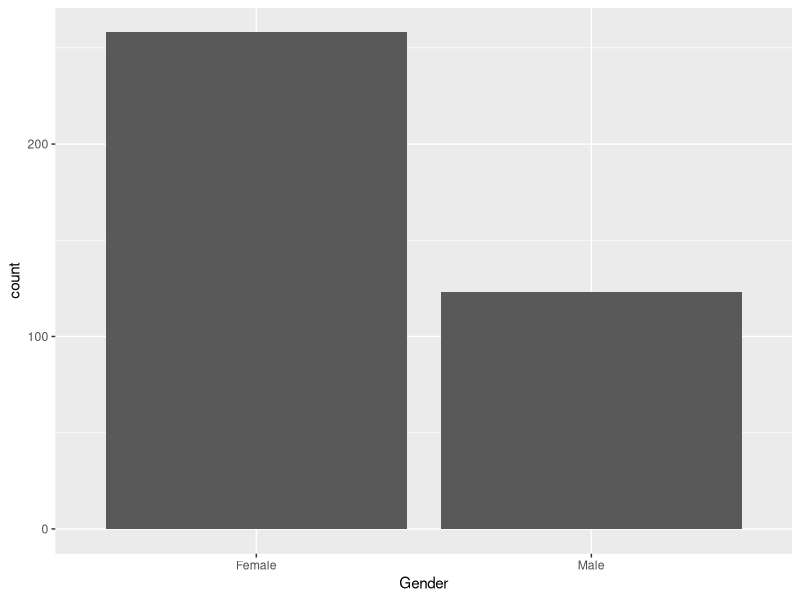

The R source for this figure: (Note: this script raises an error after producing the figure.)
## ---- chunk 1
knitr::opts_chunk$set(echo = TRUE, message = F, warning = F)

library(flextable)
library(tidyverse)
library(readxl)
library(forcats)
## ---- chunk 2
hypertension <- read_xlsx("data/originals/DominicanHTN_add_sign.xlsx")
## ---- chunk 3
glimpse(hypertension)
## ---- chunk 4
ggplot(hypertension)+
  geom_bar(aes(x=Gender))
## ---- chunk 5
hypertension %>% count(Gender)
## ---- chunk 6
hypertension %>% count(Village) %>% arrange(n)
## ---- chunk 7
median_age <- hypertension %>% group_by(Gender) %>% summarise(median_age=median(Age))
labels <- hypertension %>%
  group_by(Village) %>%
  summarise(total = n()) %>%
  mutate(Village_label = paste0(Village, " (", total, ")"))
## ---- chunk 8
ggplot(hypertension) +
  geom_bar(aes(x = fct_infreq(Village), fill = Gender), alpha=0.8) + gender_fill +
  labs(x="", y="Число жителей",title="Число жителей и гендерный состав населенных пунктов")+axis_theme
## ---- chunk 9
village_stats <- hypertension %>%
  group_by(Village) %>%
  summarise(
    total = n(),
    pct_female = mean(Gender == "Female") * 100
  )
ggplot(village_stats, aes(x = fct_reorder(Village, total, .desc = T), y = total, fill = pct_female)) +
  geom_col() +
  scale_fill_gradient(low = "#1b909a", high = "#eb4729", name = "% женщин") +
  labs(x = "", y = "Число жителей", title="Число жителей и гендерный состав населенных пунктов") + axis_theme
## ---- chunk 10
village_stats <- hypertension %>%
  group_by(Village) %>%
  summarise(
    total = n(),
    pct_female = mean(Gender == "Female") * 100
  )
ggplot(village_stats, aes(x = fct_reorder(Village, total, .desc = T), y = total, fill = pct_female)) +
  geom_col() +
  scale_fill_gradient(low = "#9BCD9B", high = "darkolivegreen", name = "% женщин") +
  labs(x = "", y = "Число жителей", title="Число жителей и гендерный состав населенных пунктов") + axis_theme
## ---- chunk 11
ggplot(hypertension)+
  geom_histogram(aes(x=Age), bins=30)+
  facet_grid(.~Gender)

## ---- chunk 12
ggplot(hypertension, aes(x = Age, fill = Gender)) + 
  geom_density(alpha = 0.5)
## ---- chunk 13
no_legend <- theme(
    legend.position= "none"
  )
no_y <- labs(
  y = ""
)

gender_fill <- scale_fill_manual(name= "Пол",
                   labels = c("Female" = "Женский", "Male" = "Мужской"),
                   values=c(
                    "Male" = "#1b909a",
                    "Female" = "#eb4729")
)
gender_col <- scale_colour_manual(name= "Пол",
                   labels = c("Female" = "Женский", "Male" = "Мужской"),
                   values=c(
                    "Male" = "#1b909a",
                    "Female" = "#eb4729")
)
theme_set(theme_bw())
axis_theme <- theme(
    plot.title = element_text(size=20, hjust=0.5),
    plot.subtitle = element_text(size=14, hjust=0.5),
    axis.title = element_text(size=16),
    axis.text.y = element_text(size=12),
    axis.text.x = element_text(size=12),
    legend.title = element_text(size = 16),
    legend.text = element_text(size = 14),
    )
## ---- chunk 14
p1 <- ggplot(hypertension, aes(x = SBP, fill = Gender)) + 
  geom_density(alpha = 0.5) + no_legend + labs(x = "ДАД") + scale_x_continuous(breaks = seq(80, 350, 20))
p2 <- ggplot(hypertension, aes(x = DBP, fill = Gender)) + 
  geom_density(alpha = 0.5) + no_legend + labs(x = "САД") + scale_x_continuous(breaks = seq(20, 350, 20))
p3 <- ggplot(hypertension, aes(x = Age, fill = Gender)) + 
  geom_density(alpha = 0.5) + labs(x = "Возраст") + scale_x_continuous(breaks=seq(0, 100, 10))

# +   geom_vline(data = median_age, aes(xintercept = median_age, color = Gender), size = 1.5)
library(patchwork)
(p2 + p1) / p3 + plot_annotation(title = "Распределение количественных признаков у мужчин и женщин") + plot_layout(guides = "collect") & no_y & gender_fill & axis_theme
## ---- chunk 15
p1 <- ggplot(hypertension, aes(x=Age, y=SBP, color=Gender))+
  geom_point() + labs(x = "Возраст", y="САД") + scale_y_continuous(breaks = seq(20, 350, 20))
p2 <- ggplot(hypertension, aes(x=Age, y=DBP, color=Gender))+
  geom_point() + labs(x = "Возраст", y="ДАД") + scale_y_continuous(breaks = seq(20, 350, 20))
p1 + p2 + plot_layout(guides = "collect") + plot_annotation(title = "Зависимость САД и ДАД от возраста для мужчин и женщин") & gender_col & axis_theme & theme(legend.position = "bottom") 
## ---- chunk 16
ggplot(hypertension)+
  geom_histogram(aes(x=SBP), bins=25)
## ---- chunk 17
ggplot(hypertension)+
  geom_histogram(aes(x=DBP), bins=25)
## ---- chunk 18
library(ggpubr)
ggplot(hypertension, aes(x=Age, y=SBP, color=Gender))+
  geom_point()+
  geom_smooth(method=lm, show.legend = TRUE, se=FALSE)+
  stat_regline_equation()+
  stat_cor(label.y = c(200, 190))
## ---- chunk 19
ggplot(hypertension, aes(x=Age, y=DBP, color=Gender))+
  geom_point()+
  geom_smooth(method=lm, show.legend = TRUE, se=FALSE)+
  stat_regline_equation()+
  stat_cor(label.y = c(125, 115))
## ---- chunk 20
ggplot(hypertension, aes(x=SBP, y=DBP, colour=Gender))+
  geom_point()+
    geom_smooth(method=lm, show.legend = TRUE, se=FALSE)+
  stat_regline_equation()+
  stat_cor(label.y = c(125, 115))
## ---- chunk 21
ggplot(hypertension)+
  geom_point(aes(x=SBP, y=DBP, colour=Age))
## ---- chunk 22
ggplot(hypertension)+
  geom_point(aes(x=SBP, y=DBP, colour=Village))
## ---- chunk 23
ggplot(hypertension)+
  geom_point(aes(x=Age, y=SBP, colour=Village))
## ---- chunk 24
library(ggridges)
ggplot(hypertension)+
  geom_density_ridges(aes(x=SBP, y=Village, fill=Village))
## ---- chunk 25
ggplot(hypertension)+
  geom_density_ridges(aes(x=DBP, y=Village, fill=Village))
## ---- chunk 26
ggplot(hypertension)+
  geom_density_ridges(aes(x=Age, y=Village, fill=Village))
## ---- chunk 27
f_hypertension <- hypertension %>% filter(Gender == "Female")
m_hypertension <- hypertension %>% filter(Gender == "Male")
## ---- chunk 28
ggplot(hypertension)+
  geom_density_ridges(aes(x=Age, y=Village, fill=Village)) +
  facet_grid(Gender~.)
## ---- chunk 29
ggplot(hypertension)+
  geom_density_ridges(aes(x=SBP, y=Village, fill=Village)) +
  facet_grid(Gender~.)
## ---- chunk 30
f_hypertension %>% filter(Village=="Batey Verde") %>% arrange(SBP)
## ---- chunk 31
m <- lm(SBP ~ Gender * Age, data = hypertension)
summary(m)
## ---- chunk 32
m <- lm(SBP ~ Village, data = hypertension)
summary(m)
